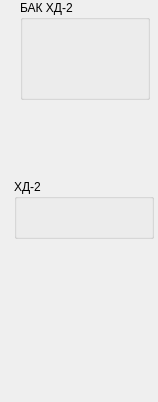
  <widget class="QWidget" name="dgroup_4" native="true">
   <property name="geometry">
    <rect>
     <x>145</x>
     <y>10</y>
     <width>158</width>
     <height>402</height>
    </rect>
   </property>
   <widget class="DoserPanel" name="cpanel_2">
    <property name="geometry">
     <rect>
      <x>20</x>
      <y>0</y>
      <width>130</width>
      <height>100</height>
     </rect>
    </property>
    <property name="title">
     <string>БАК ХД-2</string>
    </property>
    <property name="precision">
     <number>3</number>
    </property>
   </widget>
   <widget class="Animation" name="dosator_6">
    <property name="geometry">
     <rect>
      <x>42</x>
      <y>182</y>
      <width>86</width>
      <height>131</height>
     </rect>
    </property>
    <property name="contextMenuPolicy">
     <enum>Qt::CustomContextMenu</enum>
    </property>
    <property name="source">
     <url>
      <string>qrc:/concrete/dadditions.mng</string>
     </url>
    </property>
    <property name="playbackHints">
     <set>Animation::Bounce</set>
    </property>
    <widget class="QPushButton" name="dopen_7">
     <property name="geometry">
      <rect>
       <x>27</x>
       <y>60</y>
       <width>32</width>
       <height>32</height>
      </rect>
     </property>
     <property name="text">
      <string/>
     </property>
     <property name="checkable">
      <bool>true</bool>
     </property>
     <property name="flat">
      <bool>true</bool>
     </property>
     <property name="style" stdset="0">
      <string>open</string>
     </property>
    </widget>
   </widget>
   <widget class="Animation" name="container_9">
    <property name="geometry">
     <rect>
      <x>7</x>
      <y>90</y>
      <width>84</width>
      <height>82</height>
     </rect>
    </property>
    <property name="contextMenuPolicy">
     <enum>Qt::CustomContextMenu</enum>
    </property>
    <property name="source">
     <url>
      <string>qrc:/concrete/pump.mng</string>
     </url>
    </property>
    <widget class="QPushButton" name="open_10">
     <property name="geometry">
      <rect>
       <x>29</x>
       <y>27</y>
       <width>32</width>
       <height>32</height>
      </rect>
     </property>
     <property name="text">
      <string/>
     </property>
     <property name="flat">
      <bool>true</bool>
     </property>
     <property name="style" stdset="0">
      <string>open</string>
     </property>
    </widget>
   </widget>
   <widget class="Animation" name="animation_7">
    <property name="geometry">
     <rect>
      <x>69</x>
      <y>308</y>
      <width>32</width>
      <height>95</height>
     </rect>
    </property>
    <property name="source">
     <url>
      <string>qrc:/concrete/water-rain.mng</string>
     </url>
    </property>
    <property name="playbackHints">
     <set>Animation::Ceaseless</set>
    </property>
   </widget>
   <widget class="DosatorPanel" name="dpanel_6">
    <property name="geometry">
     <rect>
      <x>14</x>
      <y>179</y>
      <width>140</width>
      <height>60</height>
     </rect>
    </property>
    <property name="title">
     <string>ХД-2</string>
    </property>
    <property name="weight">
     <double>0.000000000000000</double>
    </property>
    <property name="precision">
     <number>3</number>
    </property>
   </widget>
   <widget class="Animation" name="container_8">
    <property name="geometry">
     <rect>
      <x>85</x>
      <y>112</y>
      <width>42</width>
      <height>42</height>
     </rect>
    </property>
    <property name="contextMenuPolicy">
     <enum>Qt::CustomContextMenu</enum>
    </property>
    <property name="source">
     <url>
      <string>qrc:/concrete/valve.mng</string>
     </url>
    </property>
    <property name="playbackHints">
     <set>Animation::Bounce</set>
    </property>
   </widget>
   <widget class="QPushButton" name="open_9">
    <property name="geometry">
     <rect>
      <x>126</x>
      <y>117</y>
      <width>32</width>
      <height>32</height>
     </rect>
    </property>
    <property name="text">
     <string/>
    </property>
    <property name="flat">
     <bool>true</bool>
    </property>
    <property name="style" stdset="0">
     <string>open</string>
    </property>
   </widget>
   <widget class="QPushButton" name="ack_2">
    <property name="geometry">
     <rect>
      <x>57</x>
      <y>320</y>
      <width>54</width>
      <height>50</height>
     </rect>
    </property>
    <property name="text">
     <string/>
    </property>
    <property name="icon">
     <iconset resource="../resources/concrete.qrc">
      <normaloff>:/concrete/attention.png</normaloff>:/concrete/attention.png</iconset>
    </property>
    <property name="iconSize">
     <size>
      <width>48</width>
      <height>48</height>
     </size>
    </property>
    <property name="flat">
     <bool>true</bool>
    </property>
   </widget>
   <zorder>container_9</zorder>
   <zorder>dosator_6</zorder>
   <zorder>animation_7</zorder>
   <zorder>dpanel_6</zorder>
   <zorder>container_8</zorder>
   <zorder>open_9</zorder>
   <zorder>cpanel_2</zorder>
   <zorder>ack_2</zorder>
  </widget>
